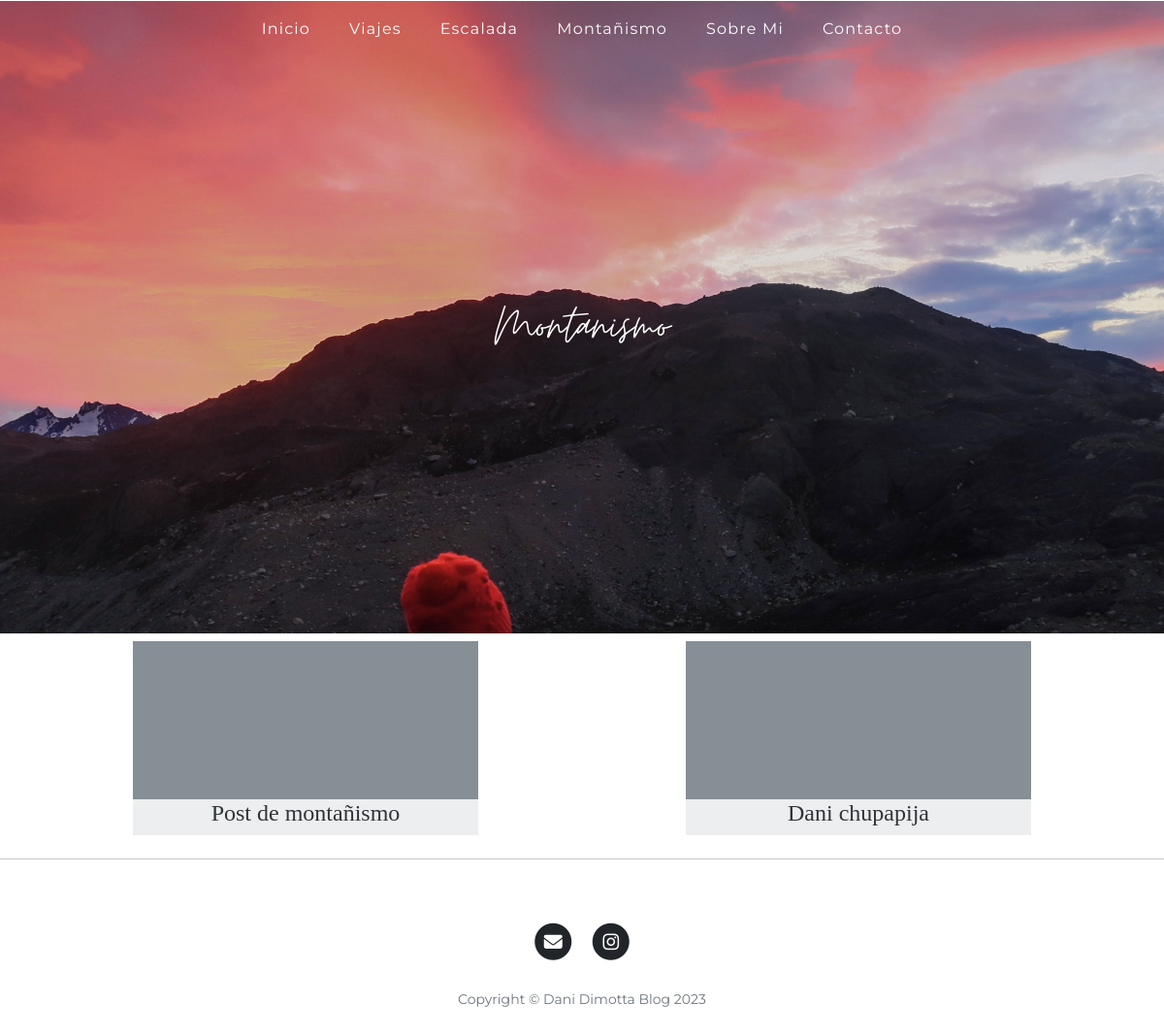
The app's page /montanismo, older data.
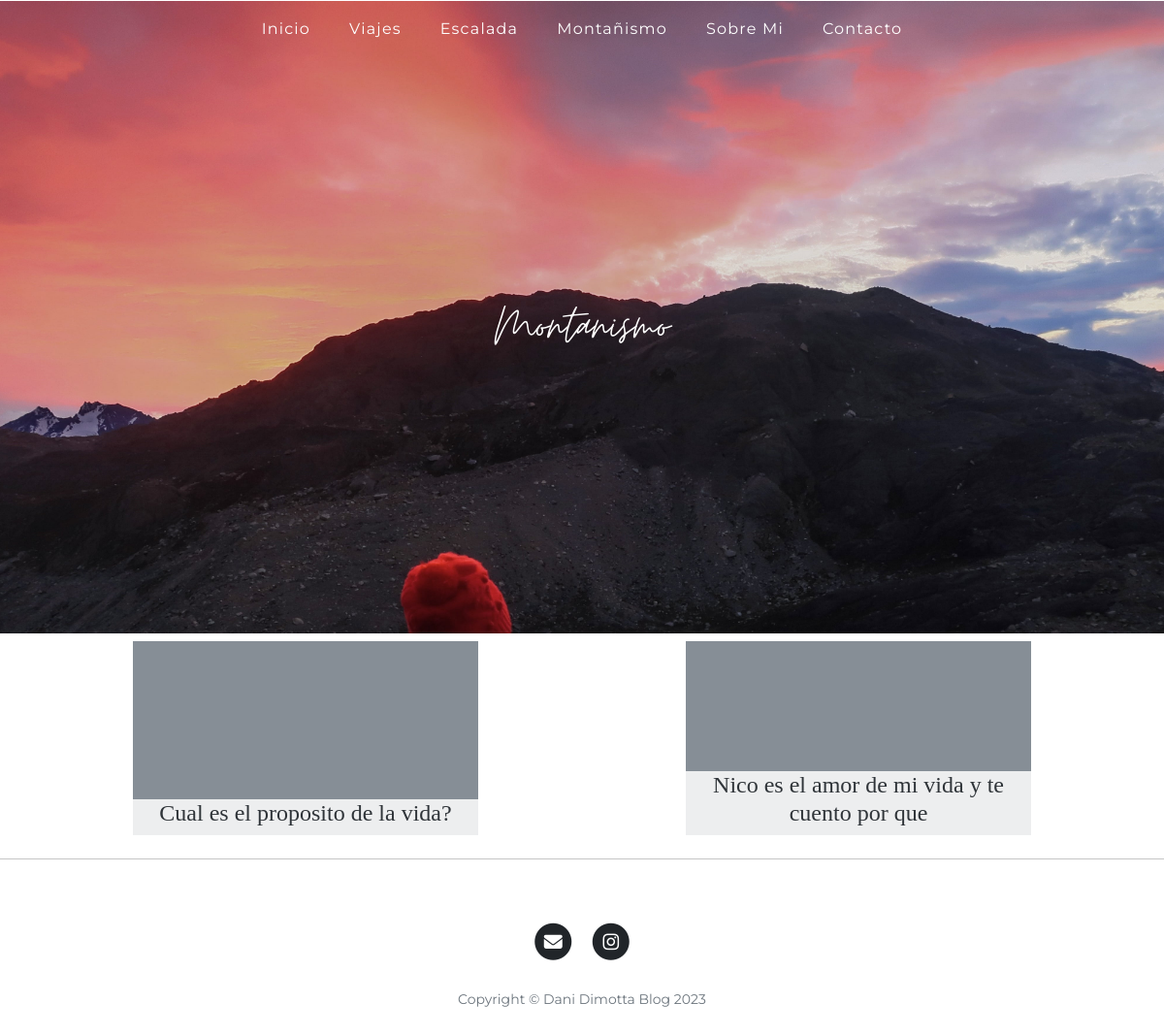
The same page, newer data.
### main.py (models this page shows)
class BlogPost(db.Model):
    __tablename__ = "blog_posts"
    id = db.Column(db.Integer, primary_key=True)
    author_id = db.Column(db.Integer, ForeignKey('users.id'))
    author = relationship('Users', back_populates='posts')
    title = db.Column(db.String(250), unique=True, nullable=False)
    subtitle = db.Column(db.String(500), nullable=False)
    category = db.Column(db.String(250), nullable=False)
    date = db.Column(db.String(250), nullable=False)
    body = db.Column(db.Text, nullable=False)
    img_url = db.Column(db.String(500), nullable=False)
    comments = relationship('Comment', back_populates="parent_post")

### main.py (the view)
@app.route("/montanismo")
def montanismo():
    posts_montanismo = BlogPost.query.filter_by(category='Montañismo').all()
    return render_template("montanismo.html", posts=posts_montanismo)

### templates/montanismo.html (shortened to what this page needs)
{% include "header.html" %}
<header class="masthead" style="background-image: url('static/img/refugioviento-min.jpg'); padding-top: 100px">
    <div class="container">
        <div class="row">
            <div class="col-lg-8 col-md-10 mx-auto">
                <div class="site-heading">
                    <h1>Montanismo</h1>
                </div>
            </div>
        </div>
    </div>
</header>
<div class="container">
    <div class="row">
        {% for post in posts %}
        <div class="col-lg-4 col-md-6 col-sm-12 mx-auto py-2">
            <div class="post-preview" style="background-image: url('{{post.img_url}}')">
                <div class="post-preview-inner">
                    <a href="{{ url_for('show_post', post_id=post.id) }}">
                        <h2 class="post-title">
                            {{post.title}}
                        </h2>
                    </a>
                </div>
            </div>
        </div>
            {% endfor %}
    </div>
</div>
<hr>
{% include "footer.html" %}

Row changes from the older to the newer data that the page shows:
no longer on this page (row edited): BlogPost: title "Post de montañismo"
now on this page (row edited): BlogPost: title "Cual es el proposito de la vida?"
changed BlogPost: title "Dani chupapija" → "Nico es el amor de mi vida y te cuento por que"
